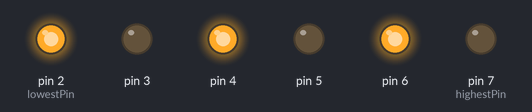
Simulated run of this sketch. Board: Arduino Uno, built with avr-gcc and run on an emulated ATmega328P. Shown: output pins drawn as LEDs (lit = HIGH).

Above: at 0.1 s.
At 2.7 s:
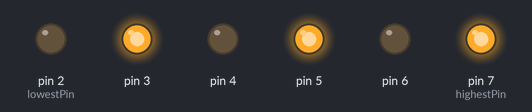
Timing chart, 0 to 3.0 s (numbered marks = the images above):
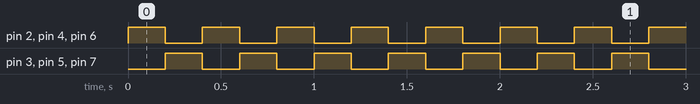

The sketch:

oppLEDdemo.ino
```cpp
/**************************************/
const int lowestPin = 2;//the lowest one attach to
const int highestPin = 7;//the highest one attach to
/**************************************/
void setup()
{
  //set pins 2 through 7 as output
  for(int thisPin = lowestPin;thisPin <= highestPin;thisPin++)
  {
    pinMode(thisPin,OUTPUT); //initialize thisPin as an output
  }
}

void loop()
{
  //iterate over the pins
  //turn the led on from lowest to the highest
  for(int x = 2; x <= 3;x++){
    digitalWrite(x, HIGH);
    digitalWrite(x+2, HIGH);
    digitalWrite(x+4, HIGH);
    delay(200);
    digitalWrite(x, LOW);
    digitalWrite(x+2, LOW);
    digitalWrite(x+4, LOW);
  }
}
```

Measured:
- by itself, pin 2 (lowestPin), pin 3–6, pin 7 (highestPin): alternates HIGH for 0.20 s and LOW for 0.20 s
